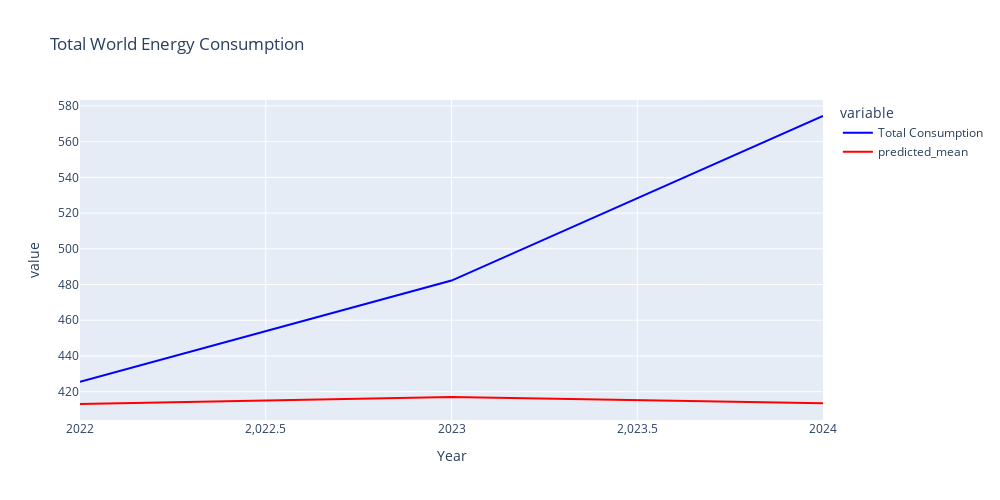

Source (notebook cell):
### Code cell
df2 = pd.merge(X_validation_ARIMA_cd, Y_validation_cd, left_index=True, right_index=True)
df2_f = pd.merge(df2, predictions_arima_cd, left_index=True, right_index=True)
fig = px.line(df2_f, x= 'Year', y=['Total Consumption','predicted_mean'], color_discrete_sequence=['blue', 'red'], title="Total World Energy Consumption", height=500, width=1000)
fig.show()

### Figure 1 — Plotly figure (JSON) as saved in the notebook; plotly's stock layout.template omitted (floating-point values rounded to 4 significant figures)
{"data": [{"hovertemplate": "variable=Total Consumption<br>Year=%{x}<br>value=%{y}<extra></extra>", "legendgroup": "Total Consumption", "line": {"color": "blue", "dash": "solid"}, "marker": {"symbol": "circle"}, "mode": "lines", "name": "Total Consumption", "orientation": "v", "showlegend": true, "type": "scatter", "x": [2022, 2023, 2024], "xaxis": "x", "y": [425.6, 482.2, 574.4], "yaxis": "y"}, {"hovertemplate": "variable=predicted_mean<br>Year=%{x}<br>value=%{y}<extra></extra>", "legendgroup": "predicted_mean", "line": {"color": "red", "dash": "solid"}, "marker": {"symbol": "circle"}, "mode": "lines", "name": "predicted_mean", "orientation": "v", "showlegend": true, "type": "scatter", "x": [2022, 2023, 2024], "xaxis": "x", "y": [413.1, 417.0, 413.5], "yaxis": "y"}], "layout": {"height": 500, "legend": {"title": {"text": "variable"}, "tracegroupgap": 0}, "title": {"text": "Total World Energy Consumption"}, "width": 1000, "xaxis": {"anchor": "y", "domain": [0, 1], "title": {"text": "Year"}}, "yaxis": {"anchor": "x", "domain": [0, 1], "title": {"text": "value"}}}}
